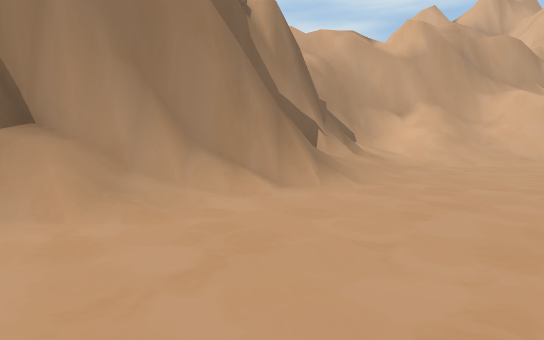
[1] (above)

23 first-person views from a walk through a scene from a Unity 3-D project. The camera is 1.2 m above the floor, tilts 6° down and sees 80° across. The floor is counted in squares, 2 m on a side. Each view is taken from the middle of a square. On the plan, view 1 faces up. The plan holds only what a view shows up to about 10 squares ahead; the rest is blank. The place goes on beyond the plan. The player is left out.

[2]
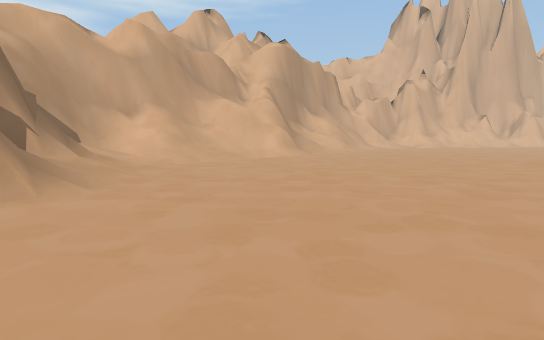

[3]
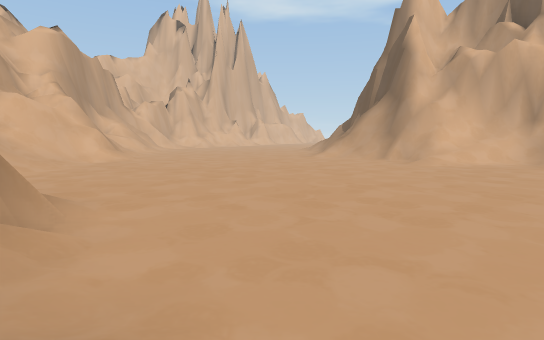

[4]
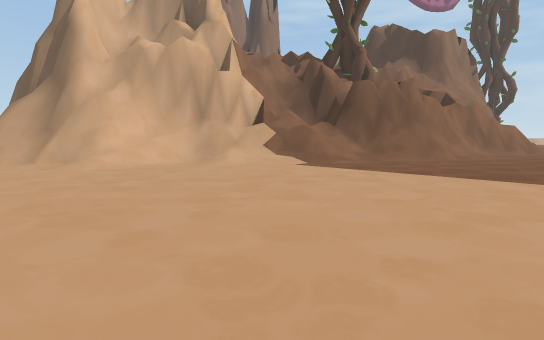

[5]
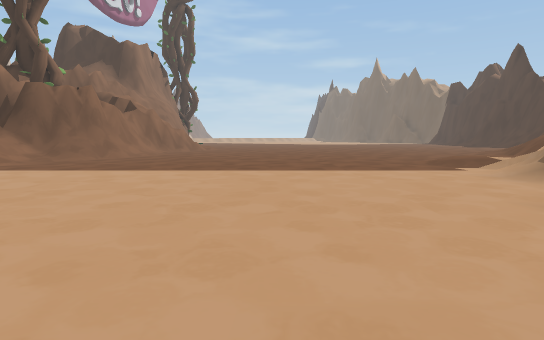

[6]
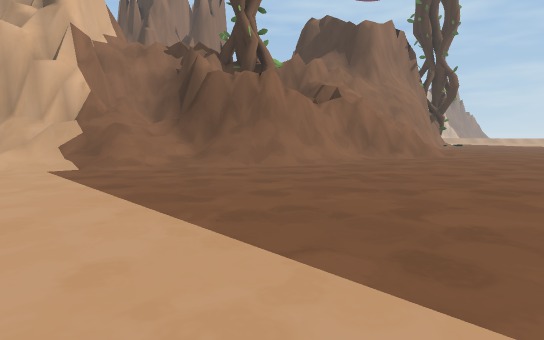

[7]
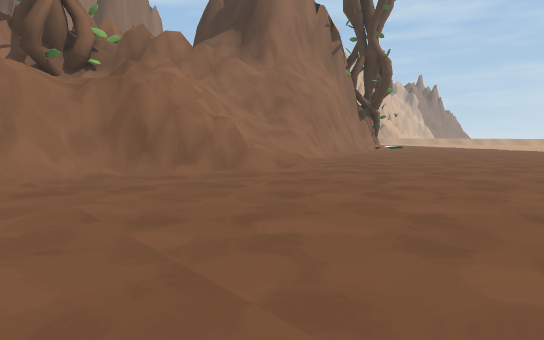

[8]
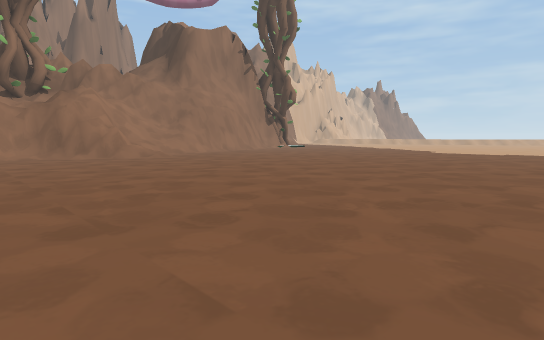

[9]
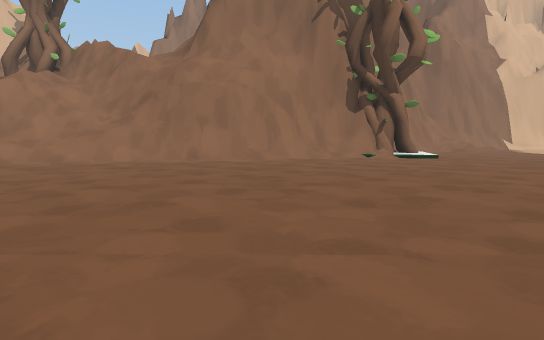

[10]
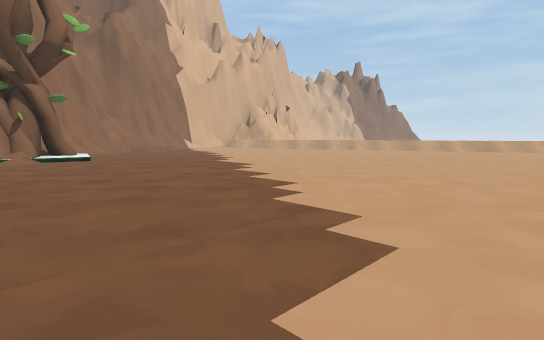

[11]
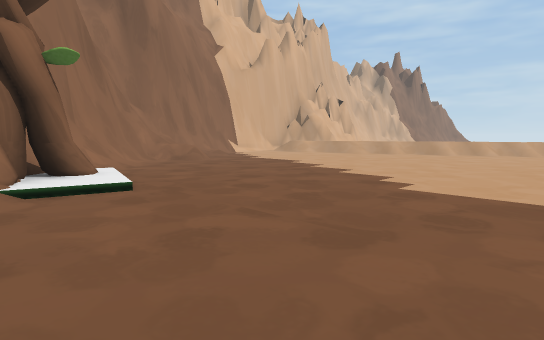

[12]
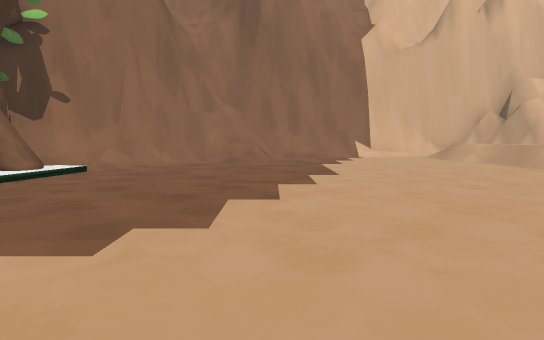

[13]
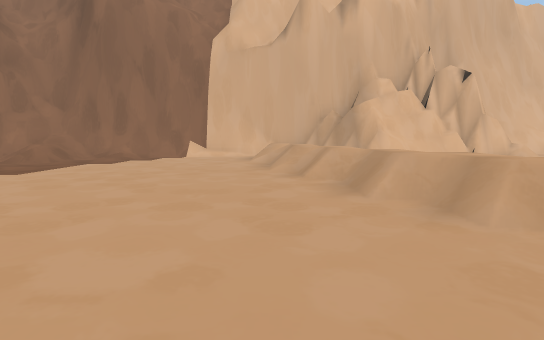

[14]
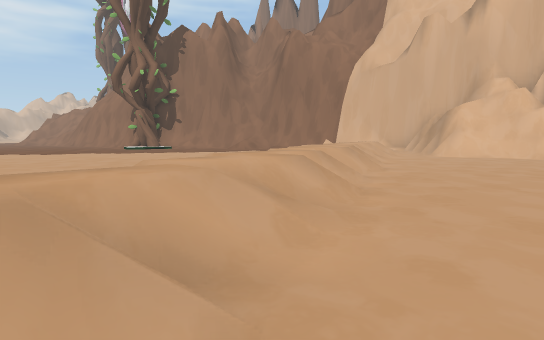

[15]
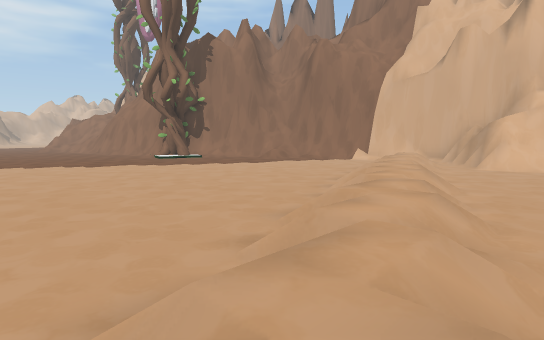

[16]
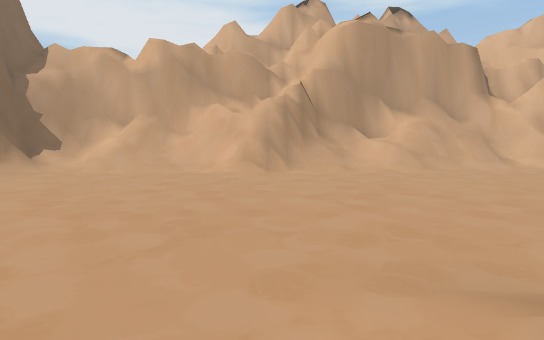

[17]
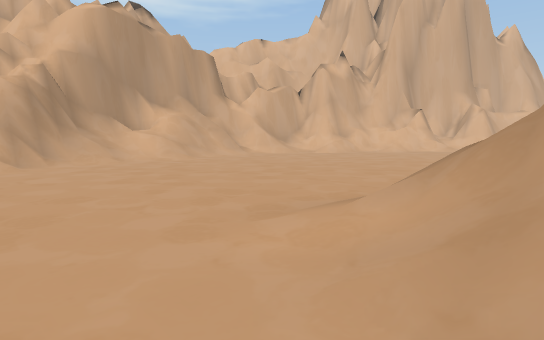

[18]
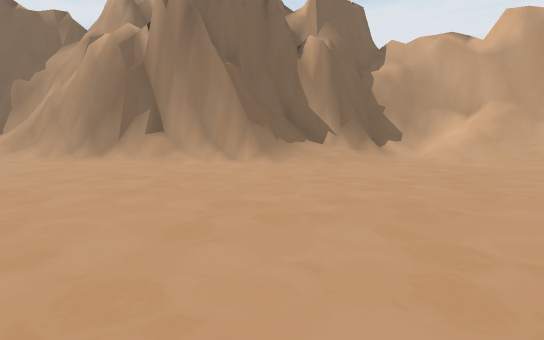

[19]
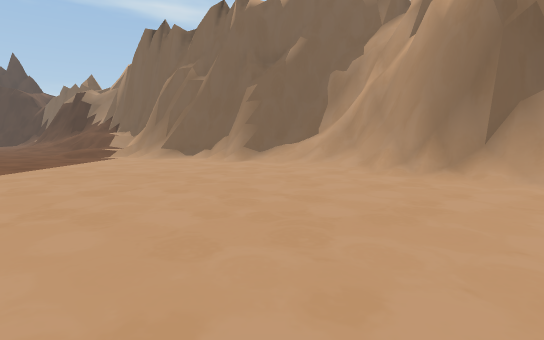

[20]
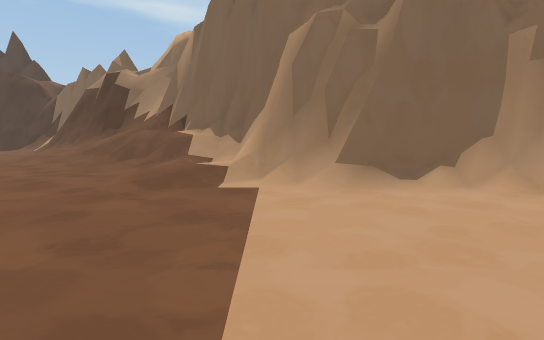

[21]
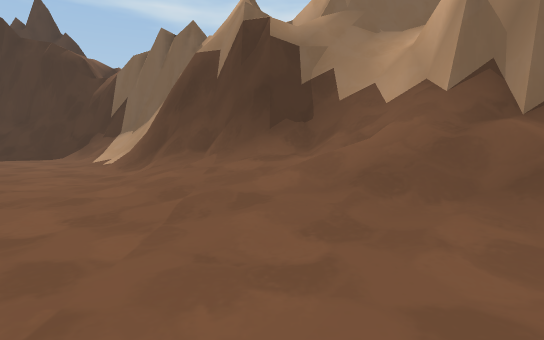

[22]
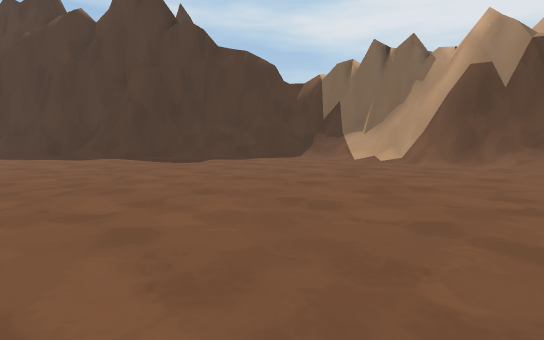

[23]
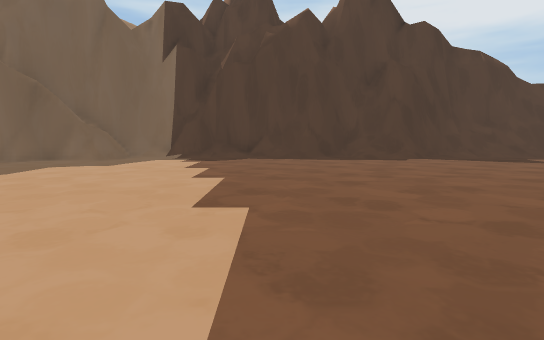

### Floor plan
Key: @ floor where view 1 was taken; # wall or solid block; . main floor; : floor 0.25 m higher than the main floor; + floor 0.75 m higher than the main floor; / step, stairs or slope; = window, fence, low wall or low ledge; ^ raised ledge.
Columns run from 18 left of view 1 to 16 right of it. Each row starts with its distance up from view 1.
  9                     ###############
  8                    ##///#^##//====
  7                   ##/////=#///////
  6                   ##/...../......
  5                  ##//.............
  4                ####/...............
  3                #///................
  2               ##/..................
  1            ####/.................
  0            #///...@........//
 -1            #/............./=#
 -2           ##/.........../####
 -3           #/............/##
 -4           #/...........///#
 -5        ####...........///##
 -6        #////.........///##
 -7       ##////.........//###
 -8      ##//...........//#=
 -9      # //.........../###
-10      #///...........##
-11    ###//............##
-12   ###//.............#
-13  ###/..............###
-14  #//............../###
-15  #/...............///##
-16 ##/................///#
-17 #//.................=##
-18 #=/.................###
-19 ##..................##
-20  #=.................##
-21  #/..................#
-22  #.........  ........##
-23  #......... .........##
-24  #.................../##
-25  #......... .........:###
-26  #........  ..........//##
-27  #.......   ............/##
-28  #......    ............//#
-29  ###..       ...........//##
-30    #.        ............/##
-31    #         ............./#
-32              ..............#
-33              ..............#
-34              ..........////#
-35              .......////// #
-36               ....///////.##
-37               ..//////....##
-38               //////......##
-39               +//.........##
-40                ......      #

Positions as (right, up) in squares from view 1, and headings:
1: (0, 0), facing up
2: (0, 0), facing up-right
3: (-2, 2), facing right
4: (-1, 0), facing down-right
5: (-3, 1), facing down
6: (-3, -4), facing down-right
7: (-4, -10), facing down-right
8: (-10, -10), facing down-right
9: (-6, -21), facing right
10: (-6, -23), facing down-right
11: (-1, -24), facing down-right
12: (-1, -29), facing right
13: (-1, -34), facing right
14: (-3, -40), facing up-right
15: (-4, -39), facing up-right
16: (8, -1), facing up
17: (7, -1), facing up-right
18: (6, -1), facing up-left
19: (2, -1), facing left
20: (-3, -5), facing left
21: (-8, -10), facing left
22: (-7, -16), facing left
23: (-7, -24), facing left
